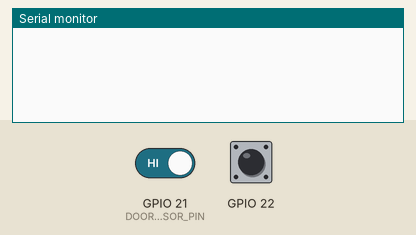
Simulated run of this sketch. Board: ESP32. On the bench: the last lines printed to the serial monitor. Inputs (shaded band) come from the test bench; at power-on: GPIO 21 (DOOR_SENSOR_PIN) HIGH, GPIO 22 HIGH.

Above: at 1.2 s.
1.3 s: GPIO 21 (DOOR_SENSOR_PIN) driven LOW
At 2.5 s:
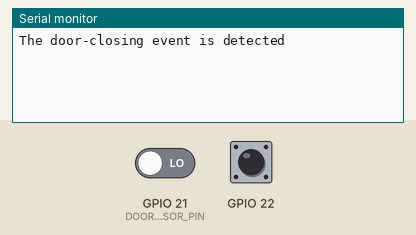
2.8 s: GPIO 21 (DOOR_SENSOR_PIN) driven HIGH
At 3.7 s:
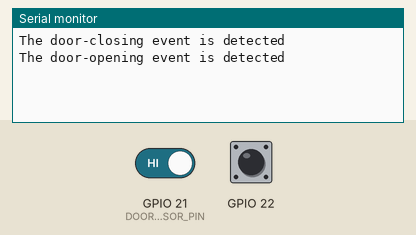

Measured:
- after the input at 1.3 s, the serial monitor: prints a new line at once (image 1)
- after the input at 2.8 s, the serial monitor: prints a new line at once (image 2)

The sketch:

DoorSensor.ino
```cpp
#define DOOR_SENSOR_PIN  21  // ESP32 pin GIOP19 connected to door sensor's pin

int currentDoorState; // current state of door sensor
int lastDoorState;    // previous state of door sensor

void setup() {
  Serial.begin(9600);                     // initialize serial

// Door sensor
  pinMode(DOOR_SENSOR_PIN, INPUT_PULLUP); // set ESP32 pin to input pull-up mode

  currentDoorState = digitalRead(DOOR_SENSOR_PIN); // read state

//  PIR motion sensor
  pinMode(22, INPUT_PULLUP);
}

void loop() {
  lastDoorState = currentDoorState;              // save the last state
  currentDoorState  = digitalRead(DOOR_SENSOR_PIN); // read new state

//  PIR motion sensor detect
  int PIR = digitalRead(22);

// Door Sensor connectivity
  if (lastDoorState == LOW && currentDoorState == HIGH) { // state change: LOW -> HIGH
    Serial.println("The door-opening event is detected");
    // TODO: turn on alarm, light or send notification ...
  }
  else
  if (lastDoorState == HIGH && currentDoorState == LOW) { // state change: HIGH -> LOW
    Serial.println("The door-closing event is detected");
    // TODO: turn off alarm, light or send notification ...
  }

}
```
